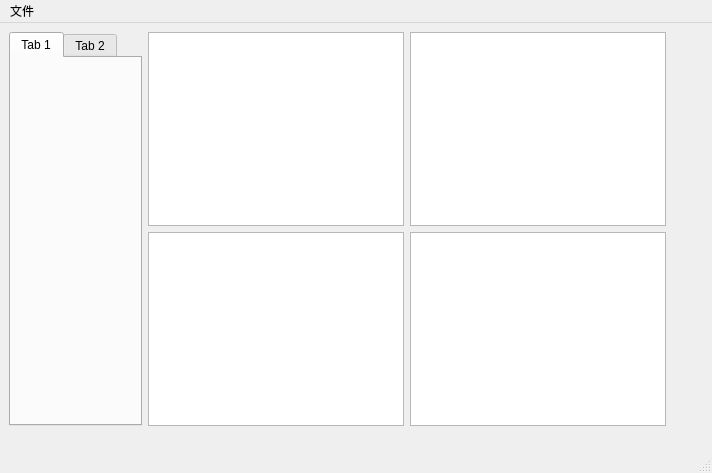
<?xml version="1.0" encoding="UTF-8"?>
<ui version="4.0">
 <class>MainWindow</class>
 <widget class="QMainWindow" name="MainWindow">
  <property name="geometry">
   <rect>
    <x>0</x>
    <y>0</y>
    <width>712</width>
    <height>473</height>
   </rect>
  </property>
  <property name="windowTitle">
   <string>MainWindow</string>
  </property>
  <widget class="QWidget" name="centralwidget">
   <widget class="QWidget" name="">
    <property name="geometry">
     <rect>
      <x>9</x>
      <y>9</y>
      <width>657</width>
      <height>394</height>
     </rect>
    </property>
    <layout class="QHBoxLayout" name="horizontalLayout">
     <item>
      <widget class="QTabWidget" name="tabWidget">
       <property name="currentIndex">
        <number>0</number>
       </property>
       <widget class="QWidget" name="tab">
        <attribute name="title">
         <string>Tab 1</string>
        </attribute>
       </widget>
       <widget class="QWidget" name="tab_2">
        <attribute name="title">
         <string>Tab 2</string>
        </attribute>
       </widget>
      </widget>
     </item>
     <item>
      <layout class="QVBoxLayout" name="verticalLayout_2">
       <item>
        <widget class="QGraphicsView" name="planePolarizedView"/>
       </item>
       <item>
        <widget class="QGraphicsView" name="crossPolarizedView"/>
       </item>
      </layout>
     </item>
     <item>
      <layout class="QVBoxLayout" name="verticalLayout_3">
       <item>
        <widget class="QTextBrowser" name="textBrowser_2"/>
       </item>
       <item>
        <widget class="QTextBrowser" name="textBrowser"/>
       </item>
      </layout>
     </item>
    </layout>
   </widget>
  </widget>
  <widget class="QMenuBar" name="menubar">
   <property name="geometry">
    <rect>
     <x>0</x>
     <y>0</y>
     <width>712</width>
     <height>22</height>
    </rect>
   </property>
   <widget class="QMenu" name="menu">
    <property name="title">
     <string>文件</string>
    </property>
   </widget>
   <addaction name="menu"/>
  </widget>
  <widget class="QStatusBar" name="statusbar"/>
 </widget>
 <resources/>
 <connections/>
</ui>
